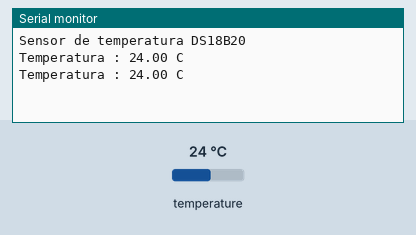
A sketch run on a simulated Arduino Uno, built with avr-gcc and run on an emulated ATmega328P. On the bench: the last lines printed to the serial monitor. The test bench sets the inputs (shaded band); at power-on: temperature 24 °C.

Above: at 7.3 s.
7.4 s: temperature set to 12 °C
At 13.0 s:
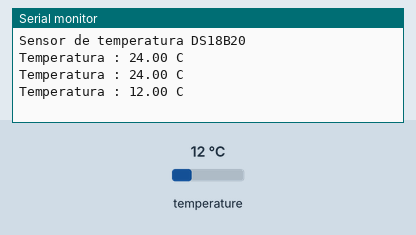
14.1 s: temperature set to 19 °C
At 18.5 s:
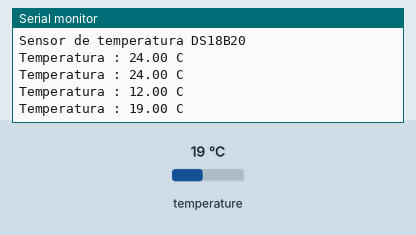
Timing chart, 0 to 20.0 s (numbered marks = the images above; inputs shaded):
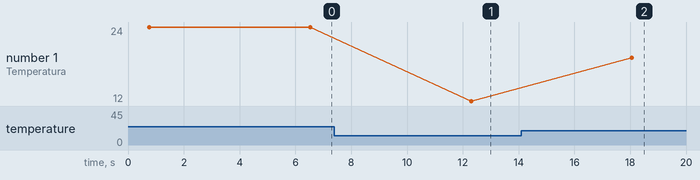

Measured:
- after the input at 7.4 s, the serial monitor: prints a new line after 4.9 s (image 1)
- after the input at 14.1 s, the serial monitor: prints a new line after 4.0 s (image 2)
- plotted number 1: 24 → 12 after the input at 7.4 s, 12 → 19 after the input at 14.1 s

The sketch:

Temperatura_resistente_al_agua_DS18B20.ino
```cpp
#include <OneWire.h>
#include <DallasTemperature.h>

const int pinsensor = 9;
// Instancia a las clases OneWire y DallasTemperature
OneWire oneWireObjeto(pinsensor);
DallasTemperature sensorDS18B20(&oneWireObjeto);
void setup() {
  Serial.begin(9600);
  Serial.println("Sensor de temperatura DS18B20");
  sensorDS18B20.begin();
}

void loop() {
  sensorDS18B20.requestTemperatures();
  Serial.print("Temperatura : ");
  Serial.print(sensorDS18B20.getTempCByIndex(0));
  Serial.println(" C");
  //Se demora en actualizar la temperatura
  delay(5000);
}
```
